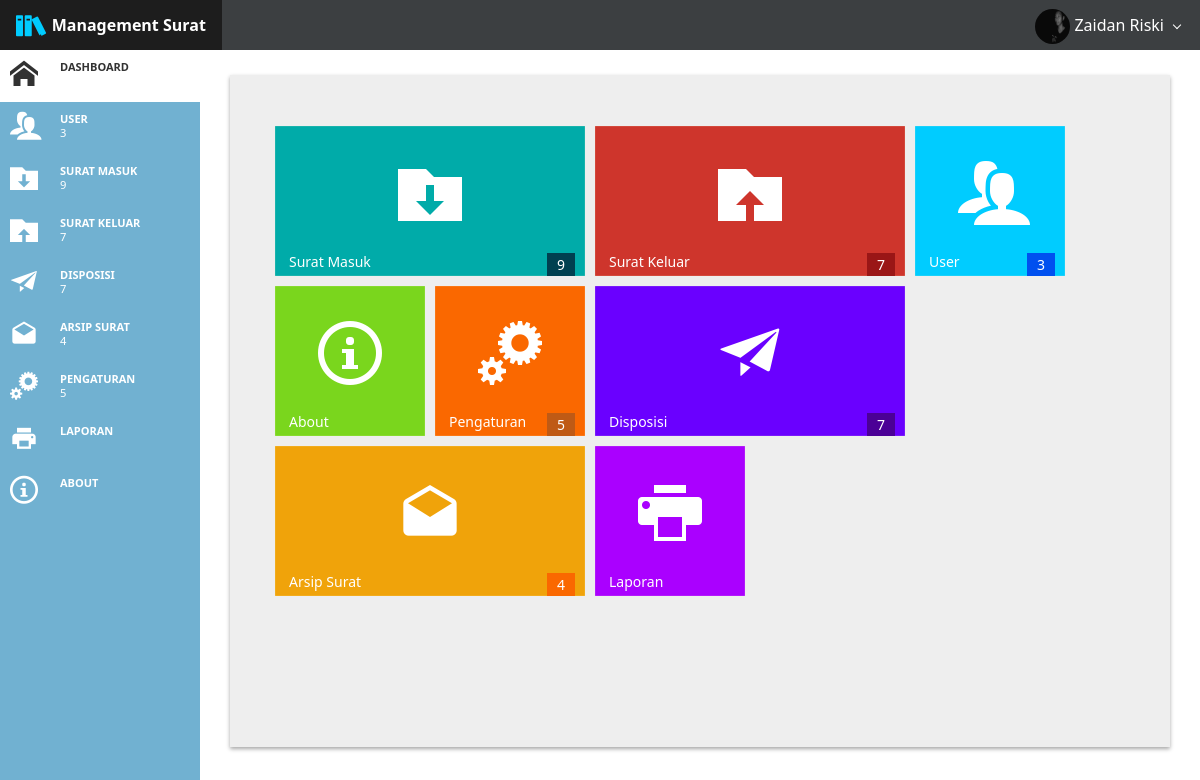
Page /index.php (signed in) on the committed database.
### tables this page shows
CREATE TABLE IF NOT EXISTS `user` (
  `id` varchar(5) NOT NULL,
  `username` varchar(50) NOT NULL,
  `password` varchar(50) NOT NULL,
  `fullname` varchar(255) NOT NULL,
  `level` varchar(20) NOT NULL,
  `jabatan` varchar(255) NOT NULL,
  `picture` varchar(255) NOT NULL DEFAULT 'avatar.png'
);

### judul.php (the view, shortened to what this page needs)
<div class="app-bar fixed-top darcula" data-role="appbar" id="judul">
        <a class="app-bar-element branding" id="judul2"><span class="mif-books mif-2x fg-lighterBlue"></span> <b>Management Surat</b></a>
        <div class="app-bar-element place-right" id="judul2">
           <span class="dropdown-toggle"><img src="<?php echo "img/$picture"; ?>" id="gambarpp"> <?php echo $fullname;?></span>
        </div>
    </div>

### css/metro-responsive.css (style rules this page uses)
@media screen and (max-width: 1400px) { html { font-size: 110%; } }
@media screen and (max-width: 1200px) { html { font-size: 100%; } }

### css/metro-schemes.css (style rules this page uses)
.app-bar.darcula { background-color: #3c3f41; }
.app-bar.darcula .app-bar-element .dropdown-toggle:before, .app-bar.darcula .app-bar-menu li .dropdown-toggle:before { border-color: #ffffff; }

### index.php (style rules this page uses)
html, body { height: 100%; }
body { background-color: #FFFFFF; }

### judul.php (style rules this page uses)
#gambarpp { width: 35px; height: 35px; border-radius: 50%; margin: auto; }

### rows in the picture
user: picture (picture), fullname "Zaidan Riski"

### other values in the picture
mysqli_num_rows($result) "3"
mysqli_num_rows($result) "9"
mysqli_num_rows($result) "7"
mysqli_num_rows($result) "4"
mysqli_num_rows($result) "5"
